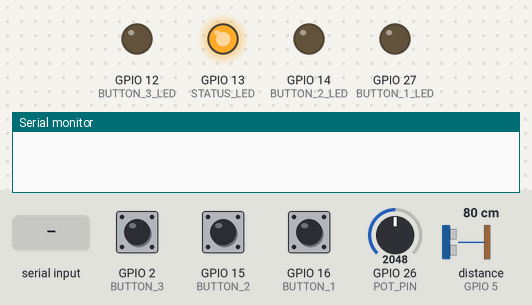
This sketch was run on a simulated ESP32. Shown: output pins drawn as LEDs (lit = HIGH), the last lines printed to the serial monitor. Dashed ring = blinking. Inputs (shaded band) come from the test bench; at power-on: GPIO 2 (BUTTON_3) HIGH, GPIO 15 (BUTTON_2) HIGH, GPIO 16 (BUTTON_1) HIGH, GPIO 26 (POT_PIN) = 2048, distance to the obstacle (sensor on GPIO 5) 80 cm. The echo pulse lasts 58.3 µs per cm; pins used as bus, display or sensor lines are not drawn.

Above: at 1.2 s.
1.3 s: "TRANSMIT\n" received over Serial
At 1.7 s:
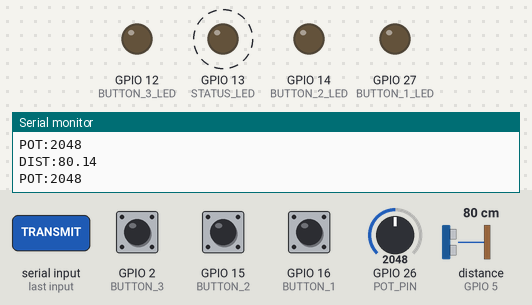
4.3 s: GPIO 2 (BUTTON_3) pulled LOW for 0.15 s
At 5.3 s:
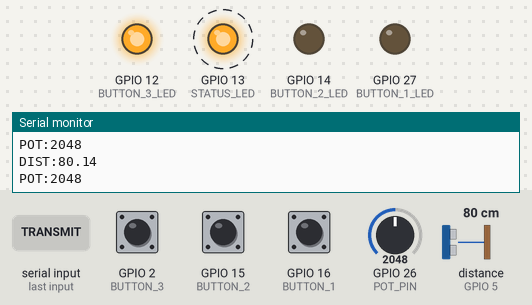
7.3 s: GPIO 15 (BUTTON_2) pulled LOW for 0.15 s
At 8.4 s:
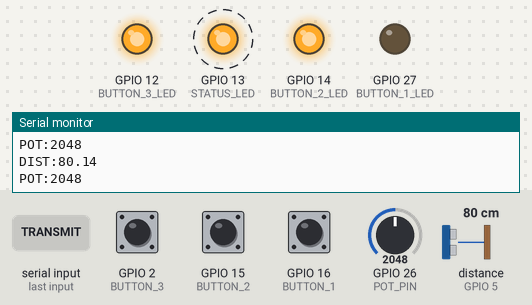
10.3 s: GPIO 16 (BUTTON_1) pulled LOW for 0.15 s
At 11.5 s:
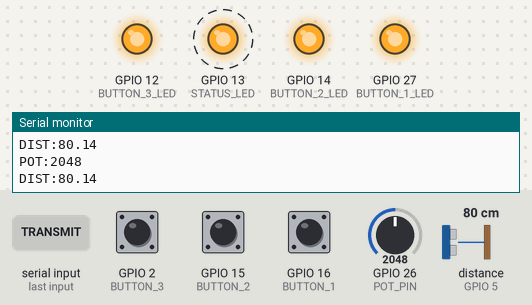
13.3 s: GPIO 2 (BUTTON_3) pulled LOW for 1 s
At 14.6 s:
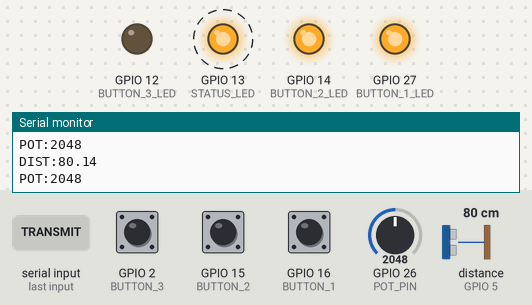
16.3 s: GPIO 15 (BUTTON_2) pulled LOW for 1 s
At 16.7 s:
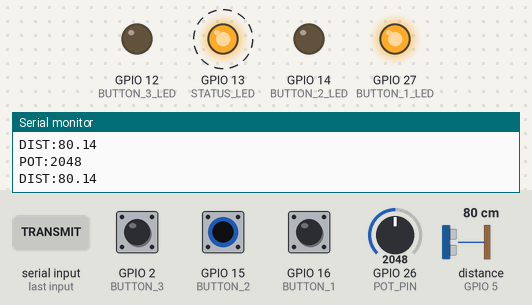
Timing chart, 0 to 20.3 s (numbered marks = the images above; inputs shaded):
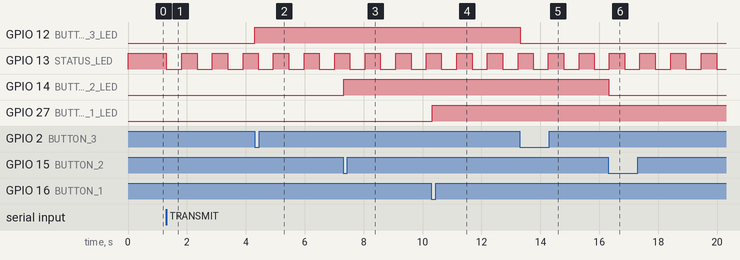

The sketch:

transmission_device.ino
```cpp
#define TRIG_PIN 4
#define ECHO_PIN 5
#define POT_PIN 26
#define STATUS_LED 13

#define BUTTON_3 2
#define BUTTON_2 15
#define BUTTON_1 16

#define BUTTON_1_LED 27
#define BUTTON_2_LED 14
#define BUTTON_3_LED 12

enum DeviceState {IDLE, TRANSMIT, DECODE};

DeviceState currState = IDLE;
bool button_1_toggle = false;
bool button_2_toggle = false;
bool button_3_toggle = false;
int button_1_prev = 0;
int button_2_prev = 0;
int button_3_prev = 0;

int currButtonState = 0;
int currLedState = LOW;

const int STATUS_LED_BLINK = 500;
unsigned long lastLedChange = 0;

void setup() {
  pinMode(TRIG_PIN, OUTPUT);
  pinMode(ECHO_PIN, INPUT);
  pinMode(POT_PIN, INPUT);

  pinMode(BUTTON_1, INPUT_PULLUP);
  pinMode(BUTTON_2, INPUT_PULLUP);
  pinMode(BUTTON_3, INPUT_PULLUP);

  pinMode(BUTTON_1_LED, OUTPUT);
  pinMode(BUTTON_2_LED, OUTPUT);
  pinMode(BUTTON_3_LED, OUTPUT);
  pinMode(STATUS_LED, OUTPUT);

  Serial.begin(9600);
}

void loop() {
  if (Serial.available()) {
    String cmd = Serial.readStringUntil('\n');
    if (cmd != NULL) {
      // process command here
      if (cmd.equals("IDLE")) {
        currState = IDLE;
      } else if (cmd.equals("TRANSMIT")) {
        currState = TRANSMIT;
      } else if (cmd.equals("DECODE")) {
        currState = DECODE;
      }

      // any state switch resets the buttons
      button_1_toggle = false;
      button_2_toggle = false;
      button_3_toggle = false;
    }
  }

  if (currState == IDLE) {
    currLedState = HIGH;
  } else if (currState == TRANSMIT || currState == DECODE) {
    // explicitly do not send carriage returns
    Serial.print("DIST:" + String(getDistance()) + "\n" );
    Serial.print("POT:" + String(analogRead(POT_PIN)) + "\n");

    int newButtonState = getButtonState();
    if (newButtonState != currButtonState) {
      Serial.print("BUTTON:" + String(newButtonState) + "\n" );
      currButtonState = newButtonState;
    }

    if (millis() - lastLedChange > STATUS_LED_BLINK) {
      lastLedChange = millis();
      currLedState = !currLedState;
    }
  }

  digitalWrite(STATUS_LED, currLedState);
  digitalWrite(BUTTON_1_LED, button_1_toggle);
  digitalWrite(BUTTON_2_LED, button_2_toggle);
  digitalWrite(BUTTON_3_LED, button_3_toggle);
}

float getDistance() {
  digitalWrite(TRIG_PIN, HIGH);
  delayMicroseconds(10);
  digitalWrite(TRIG_PIN, LOW);
  unsigned long duration = pulseIn(ECHO_PIN, HIGH);
  return ((float) duration / 2) / 29.1;
}

int getButtonState() {
  int button_1_current = digitalRead(BUTTON_1);
  int button_2_current = digitalRead(BUTTON_2);
  int button_3_current = digitalRead(BUTTON_3);

  if (!button_1_current && button_1_prev != button_1_current) {
    button_1_toggle = !button_1_toggle;
  }

  if (!button_2_current && button_2_prev != button_2_current) {
    button_2_toggle = !button_2_toggle;
  }

  if (!button_3_current && button_3_prev != button_3_current) {
    button_3_toggle = !button_3_toggle;
  }
  button_1_prev = button_1_current;
  button_2_prev = button_2_current;
  button_3_prev = button_3_current;

  int state = 0;
  if (button_1_toggle) {
    state |= 1;
  }
  if (button_2_toggle) {
    state |= 2;
  }
  if (button_3_toggle) {
    state |= 4;
  }

  return state;
}
```

Measured:
- after the input at 1.3 s, GPIO 13 (STATUS_LED): alternates HIGH for 0.52 s and LOW for 0.52 s, starting at once
- after the input at 4.3 s, GPIO 12 (BUTTON_3_LED): LOW → HIGH at once
- after the input at 7.3 s, GPIO 14 (BUTTON_2_LED): LOW → HIGH at once
- after the input at 10.3 s, GPIO 27 (BUTTON_1_LED): LOW → HIGH at once
- after the input at 13.3 s, GPIO 12 (BUTTON_3_LED): HIGH → LOW at once
- after the input at 16.3 s, GPIO 14 (BUTTON_2_LED): HIGH → LOW at once
